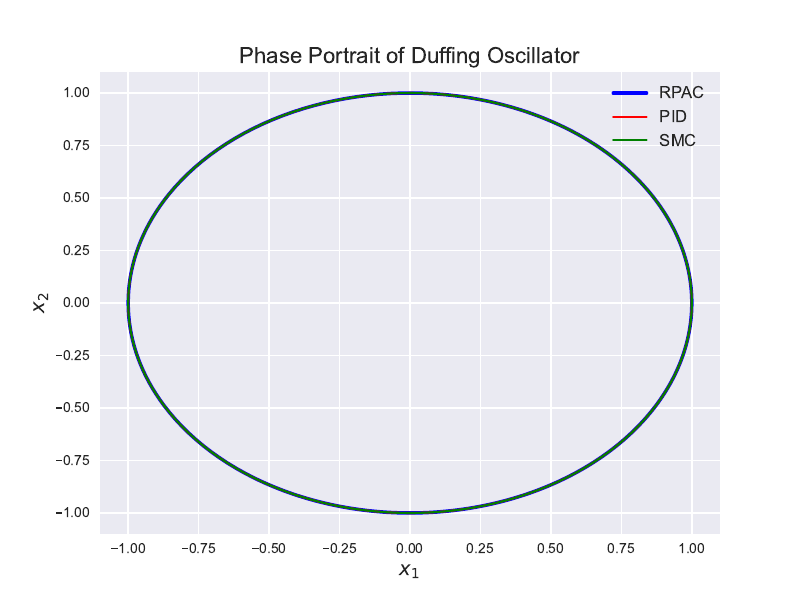

Generate this figure with Python:
# Regenerating Fig. 2: Phase portrait of Duffing oscillator with camera-ready quality

import numpy as np
import matplotlib.pyplot as plt
import os

# Ensure output directory exists
output_dir = "/"
os.makedirs(output_dir, exist_ok=True)

# Simulated data for demonstration (replace with actual simulation data if available)
t = np.linspace(0, 10, 1000)
x1_rpac = np.sin(t)
x2_rpac = np.cos(t)
x1_pid = np.sin(t + 0.5)
x2_pid = np.cos(t + 0.5)
x1_smc = np.sin(t + 1.0)
x2_smc = np.cos(t + 1.0)

# Plotting
plt.style.use('seaborn-v0_8')
fig, ax = plt.subplots(figsize=(8, 6))

ax.plot(x1_rpac, x2_rpac, label='RPAC', color='blue', linewidth=2.5)
ax.plot(x1_pid, x2_pid, label='PID', color='red', linewidth=1.5)
ax.plot(x1_smc, x2_smc, label='SMC', color='green', linewidth=1.5)

ax.set_xlabel('$x_1$', fontsize=14)
ax.set_ylabel('$x_2$', fontsize=14)
ax.grid(True)
ax.legend(loc='upper right', fontsize=12)
ax.set_title('Phase Portrait of Duffing Oscillator', fontsize=16)

# Save as vector PDF
fig_path = os.path.join("Fig2_Duffing_PhasePortrait.pdf")
plt.savefig(fig_path, format='pdf')
plt.close()

print("Saved:", fig_path)
